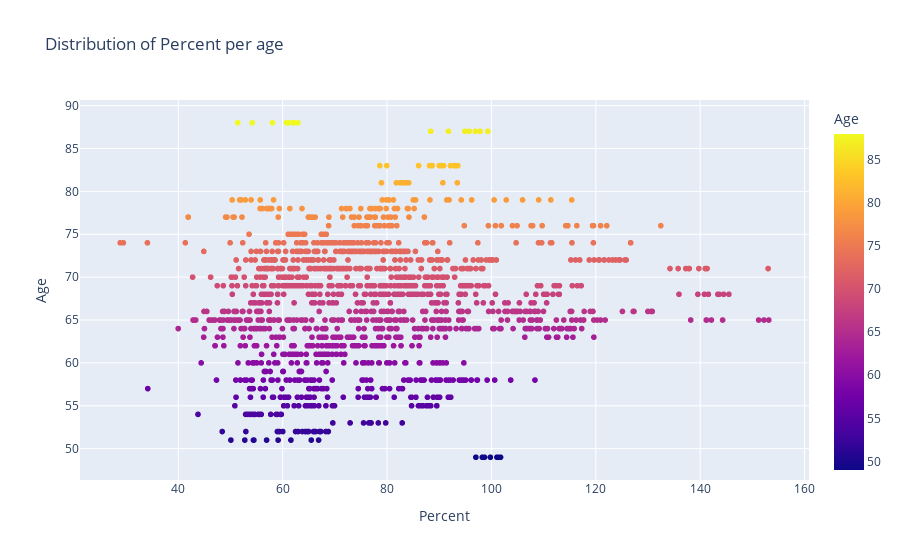

The code cell stored with this chart in its notebook:
### Code cell
plot_capacity_type_per_age(train_df, 'Percent')
plot_capacity_type_per_sex(train_df, 'Percent')

### Figure 1 — Plotly figure (JSON) as saved in the notebook; plotly's stock layout.template omitted (floating-point values rounded to 4 significant figures; data arrays with more than 128 entries replaced by an {"elided": "..."} marker saying what was removed)
{"data": [{"hovertemplate": "Percent=%{x}<br>Age=%{marker.color}<extra></extra>", "legendgroup": "", "marker": {"color": {"elided": "1549 int values"}, "coloraxis": "coloraxis", "symbol": "circle"}, "mode": "markers", "name": "", "showlegend": false, "type": "scattergl", "x": {"elided": "1549 float values"}, "xaxis": "x", "y": {"elided": "1549 int values"}, "yaxis": "y"}], "layout": {"coloraxis": {"colorbar": {"title": {"text": "Age"}}, "colorscale": [[0, "#0d0887"], [0.1111, "#46039f"], [0.2222, "#7201a8"], [0.3333, "#9c179e"], [0.4444, "#bd3786"], [0.5556, "#d8576b"], [0.6667, "#ed7953"], [0.7778, "#fb9f3a"], [0.8889, "#fdca26"], [1, "#f0f921"]]}, "legend": {"tracegroupgap": 0}, "title": {"text": "Distribution of Percent per age"}, "xaxis": {"anchor": "y", "domain": [0, 1], "title": {"text": "Percent"}}, "yaxis": {"anchor": "x", "domain": [0, 1], "title": {"text": "Age"}}}}
